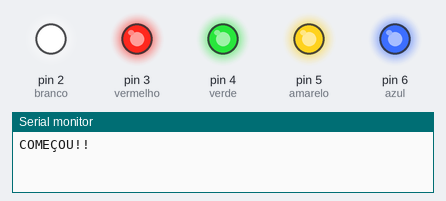
The sketch below on a simulated Arduino Uno, built with avr-gcc and run on an emulated ATmega328P. On the bench: output pins drawn as LEDs (lit = HIGH), the last lines printed to the serial monitor.

Above: at 0.1 s.
At 3.1 s:
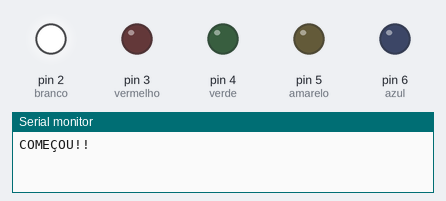
At 4.1 s:
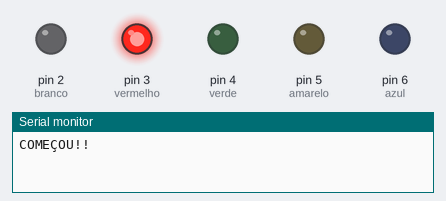
At 5.1 s:
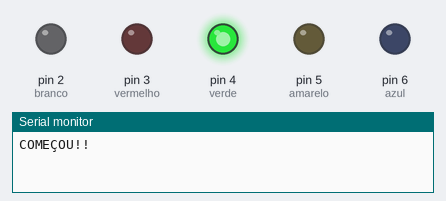
At 6.1 s:
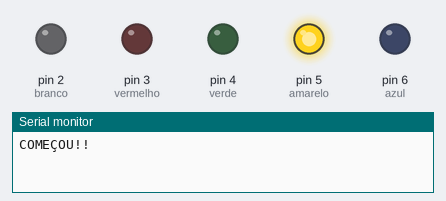
At 11.7 s:
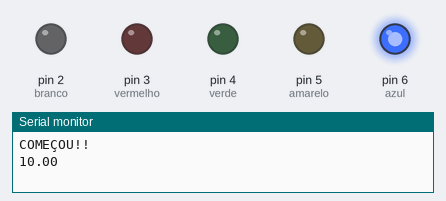
Timing chart, 0 to 40.0 s (numbered marks = the images above):
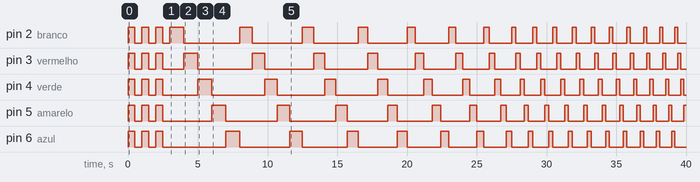

Measured:
- by itself, pin 2 (branco): LOW → HIGH at 0.00 s, → LOW 0.50 s later, → HIGH 0.50 s later, → LOW 0.50 s later, … (40 changes in this stretch)
- by itself, pin 3 (vermelho): LOW → HIGH at 0.00 s, → LOW 0.50 s later, → HIGH 0.50 s later, → LOW 0.50 s later, … (40 changes in this stretch)
- by itself, pin 4 (verde): LOW → HIGH at 0.00 s, → LOW 0.50 s later, → HIGH 0.50 s later, → LOW 0.50 s later, … (40 changes in this stretch)
- by itself, pin 5 (amarelo): LOW → HIGH at 0.00 s, → LOW 0.50 s later, → HIGH 0.50 s later, → LOW 0.50 s later, … (39 changes in this stretch)
- by itself, pin 6 (azul): LOW → HIGH at 0.00 s, → LOW 0.50 s later, → HIGH 0.50 s later, → LOW 0.50 s later, … (38 changes in this stretch)

The sketch:

07_04_26_semaforo.ino
```cpp
int branco = 2;
int vermelho = 3;
int verde = 4;
int amarelo = 5;
int azul = 6;

void setup()
{
  Serial.begin(9600);
  pinMode(branco, OUTPUT);
  pinMode(vermelho, OUTPUT);
  pinMode(amarelo, OUTPUT);
  pinMode(verde, OUTPUT);
  pinMode(azul, OUTPUT);
}

void termino(int a, int b, int c, int d, int e){
  for(int i = 0; i < 3; i++){
    digitalWrite(a, HIGH);
    digitalWrite(b, HIGH);
    digitalWrite(c, HIGH);
    digitalWrite(d, HIGH);
    digitalWrite(e, HIGH);
    delay(500);
    digitalWrite(a, LOW);
    digitalWrite(b, LOW);
    digitalWrite(c, LOW);
    digitalWrite(d, LOW);
    digitalWrite(e, LOW);
    delay(500);
  }
}

void Semaforo(int a, int b, int c, int d, int e, float i){
  digitalWrite(a, HIGH);
  digitalWrite(b, LOW);
  digitalWrite(c, LOW);
  digitalWrite(d, LOW);
  digitalWrite(e, LOW);
  delay(i);
}
void loop()
{
  Serial.println("COMEÇOU!!");

  termino(branco, vermelho, verde, amarelo, azul);
  for(float i = 10; i >= 0; ){
    float tempo = i * 100;

    Semaforo(branco, amarelo, verde, vermelho, azul, tempo);
    Semaforo(vermelho, branco, verde, amarelo, azul, tempo);
    Semaforo(verde, vermelho, amarelo, branco, azul, tempo);
    Semaforo(amarelo, vermelho, verde, branco, azul, tempo);
    Semaforo(azul, branco, vermelho, verde, amarelo, tempo);

    Serial.println(i);

    if(i <= 3)
      i -= 0.1;
    else
      i--;
  }
}
```
